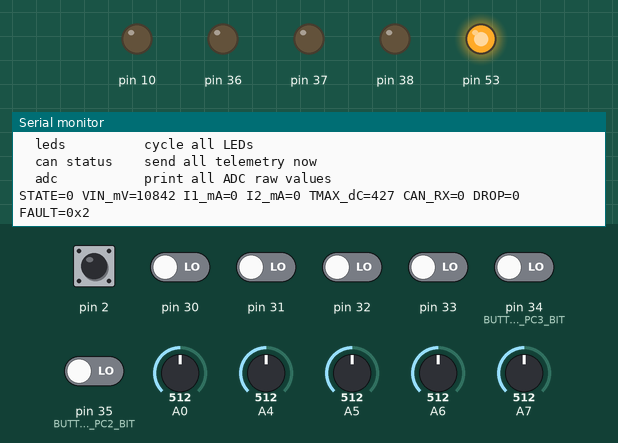
Simulated run of this program. Board: Arduino Mega 2560, built with avr-gcc and run on an emulated ATmega2560. Shown: output pins drawn as LEDs (lit = HIGH), the last lines printed to the serial monitor. Inputs (shaded band) come from the test bench; at power-on: pin 2 HIGH, pin 30–33, pin 34 (BUTTON2_PC3_BIT), pin 35 (BUTTON1_PC2_BIT) LOW, A7 = 512, A0 = 512, A4 = 512, A5 = 512, A6 = 512. Pins used as bus, display or sensor lines are not drawn.

Above: at 1.2 s.
1.3 s: A7 set to 441
At 2.6 s:
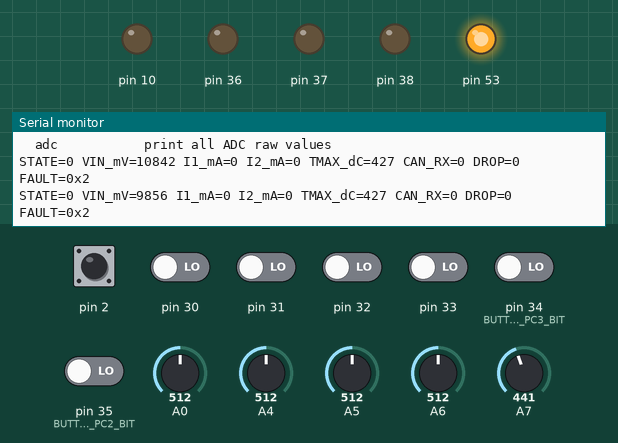
2.8 s: A7 set to 422
At 5.5 s:
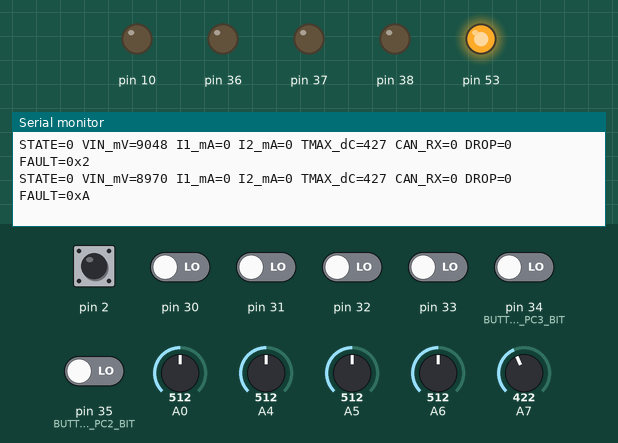
Timing chart, 0 to 7.0 s (numbered marks = the images above; inputs shaded):
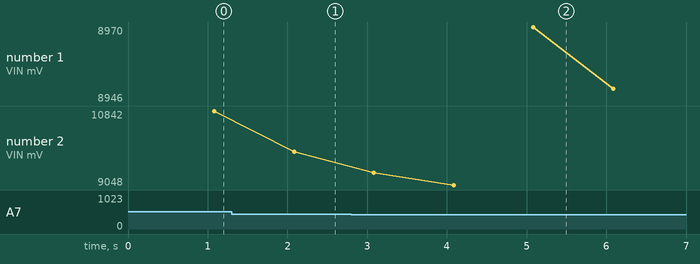

Measured:
- the behaviour switches between 423 and 422 on A7 (found by bisection; images 1 and 2)
- after the input at 1.3 s, the serial monitor: prints a new line after 0.79 s (image 1)
- after the input at 2.8 s, the serial monitor: prints a new line after 1.3 s (image 2)
- plotted number 2: 10842 → 9856 after the input at 1.3 s, 9856 → 9048 after the input at 2.8 s

The program:

main.cpp
```cpp
#include <Arduino.h>
#include "outputs.h"
#include "reset_monitor.h"
#include "uart_debug.h"
#include "adc_driver.h"
#include "buttons.h"
#include "leds.h"
#include "supply_voltage.h"
#include "temperature.h"
#include "efuse.h"
#include "fault_manager.h"
#include "pdm_control.h"
#include "can_driver.h"
#include "can_messages.h"
#include "scheduler.h"
#include "watchdog.h"
#include "hardware_test.h"
#include "test_config.h"

void setup()
{
    ResetMonitor_CaptureEarly();
    Outputs_InitSafe();
    EFuse_Init();
    ResetMonitor_Init();
    UARTDebug_Init();
    UARTDebug_PrintStartupBanner();
    ADC_Init();
    Buttons_Init();
    LEDs_Init();
    SupplyVoltage_Init();
    Temperature_Init();
    FaultManager_Init();
    CANMessages_Init();
    PDMControl_Init();
#if FEATURE_CAN_ENABLED
    if(!CAN_Init()) FaultManager_Latch(SystemFault::CANInitialization);
#endif
    HardwareTest_Init();
    Scheduler_Init();
    Watchdog_Init();
#if FEATURE_WATCHDOG_ENABLED
    Watchdog_Enable();
#endif
}

void loop()
{
    Watchdog_MarkMainLoopAlive();
#if FEATURE_CAN_ENABLED
    CAN_Process();
#endif
#if FEATURE_CAN_ENABLED
    CANMessages_ProcessReceived();
#endif
    HardwareTest_ProcessSerial();
#if !TEST_MODE_ENABLED
    UARTDebug_ProcessInput();
#endif
    Scheduler_Run();
#if FEATURE_WATCHDOG_ENABLED
    Watchdog_ServiceIfHealthy();
#endif
}
```

buttons.h
```cpp
#ifndef BUTTONS_H
#define BUTTONS_H

#include <Arduino.h>

enum class ButtonId : uint8_t
{
    Button1 = 0,
    Button2 = 1,
    Count = 2
};

struct ButtonStatus
{
    bool rawPressed;
    bool debouncedPressed;
    bool pressedEvent;
    bool releasedEvent;
    bool longPressEvent;
    uint16_t heldTimeMs;
};

void Buttons_Init();
void Buttons_Task10ms();
bool Buttons_IsPressed(ButtonId id);
bool Buttons_GetPressedEvent(ButtonId id);
bool Buttons_GetReleasedEvent(ButtonId id);
bool Buttons_GetLongPressEvent(ButtonId id);
uint16_t Buttons_GetHeldTimeMs(ButtonId id);
ButtonStatus Buttons_GetStatus(ButtonId id);
void Buttons_ClearEvents(ButtonId id);
bool Buttons_AnyPressed();

#endif
```

can_messages.h
```cpp
#ifndef CAN_MESSAGES_H
#define CAN_MESSAGES_H

#include <Arduino.h>

struct PDMCommand
{
    bool efuse1Requested;
    bool efuse2Requested;
    bool outputPC0Requested;
    bool outputPC1Requested;
    bool emergencyOffRequested;
    uint8_t rollingCounter;
    uint8_t receivedCRC;
    uint32_t lastValidMessageMs;
    bool valid;
    bool counterValid;
    bool crcValid;
};

struct PDMFaultResetCommand
{
    bool resetEFuse1;
    bool resetEFuse2;
    bool resetSystem;
    uint16_t resetKey;
    bool valid;
};

void CANMessages_Init();
void CANMessages_ProcessReceived();
void CANMessages_Task10ms();
void CANMessages_SendStatus();
void CANMessages_SendCurrents();
void CANMessages_SendSensors();
void CANMessages_SendFaults();
void CANMessages_SendDiagnostics();
const PDMCommand &CANMessages_GetCommand();
bool CANMessages_HasValidCommand();
bool CANMessages_HasTimedOut();
uint32_t CANMessages_GetLastValidCommandTimeMs();
uint8_t CANMessages_GetLastCommandCounter();
uint8_t CANMessages_CalculateCRC8(const uint8_t *data, uint8_t length);
void CANMessages_InvalidateCommand();

#endif
```

efuse.h
```cpp
#ifndef EFUSE_H
#define EFUSE_H

#include <Arduino.h>

enum class EFuseId : uint8_t
{
    Channel1 = 0,
    Channel2 = 1,
    Count = 2
};

enum class EFuseState : uint8_t
{
    Off,
    Starting,
    Running,
    FaultLatched,
    RetryWait,
    TemperatureShutdown,
    CANTimeoutShutdown,
    VoltageShutdown,
    EmergencyShutdown
};

enum class EFuseFault : uint16_t
{
    None                 = 0x0000,
    HardwareFLT          = 0x0001,
    SoftwareOvercurrent  = 0x0002,
    RetryLimitReached    = 0x0004,
    Overtemperature      = 0x0008,
    CANTimeout           = 0x0010,
    SupplyUndervoltage   = 0x0020,
    SupplyOvervoltage    = 0x0040,
    CurrentSensorInvalid = 0x0080,
    EmergencyOff         = 0x0100
};

struct EFuseStatus
{
    bool requestedOn;
    bool outputEnabled;
    bool hardwareFaultActive;
    bool currentValid;
    EFuseState state;
    uint16_t activeFaults;
    uint16_t latchedFaults;
    uint16_t currentMilliamp;
    uint16_t filteredCurrentMilliamp;
    uint16_t peakCurrentMilliamp;
    uint16_t activeCurrentLimitMilliamp;
    uint8_t retryCount;
};

void EFuse_Init();
void EFuse_Task1ms();
void EFuse_Task10ms();
void EFuse_Task100ms();
void EFuse_RequestState(EFuseId id, bool enabled);
void EFuse_SetSystemPermission(EFuseId id, bool permitted);
void EFuse_ForceShutdown(EFuseId id, EFuseFault reason);
void EFuse_ForceAllOff(EFuseFault reason);
bool EFuse_ClearFault(EFuseId id);
void EFuse_ClearPeakCurrent(EFuseId id);
bool EFuse_IsEnabled(EFuseId id);
bool EFuse_IsRequested(EFuseId id);
bool EFuse_HardwareFaultActive(EFuseId id);
bool EFuse_CurrentIsValid(EFuseId id);
uint16_t EFuse_GetCurrentMilliamp(EFuseId id);
uint16_t EFuse_GetFilteredCurrentMilliamp(EFuseId id);
uint16_t EFuse_GetPeakCurrentMilliamp(EFuseId id);
uint16_t EFuse_GetActiveFaults(EFuseId id);
uint16_t EFuse_GetLatchedFaults(EFuseId id);
EFuseState EFuse_GetState(EFuseId id);
EFuseStatus EFuse_GetStatus(EFuseId id);

inline EFuseFault operator|(EFuseFault a, EFuseFault b)
{
    return static_cast<EFuseFault>(
        static_cast<uint16_t>(a) | static_cast<uint16_t>(b));
}

#endif
```

fault_manager.h
```cpp
#ifndef FAULT_MANAGER_H
#define FAULT_MANAGER_H

#include <Arduino.h>

enum class SystemFault : uint16_t
{
    None                 = 0x0000,
    CANInitialization    = 0x0001,
    CANTimeout           = 0x0002,
    CANBusOff            = 0x0004,
    SupplyUndervoltage   = 0x0008,
    SupplyOvervoltage    = 0x0010,
    TemperatureSensor    = 0x0020,
    Overtemperature      = 0x0040,
    ADCFault             = 0x0080,
    SchedulerOverrun     = 0x0100,
    WatchdogReset        = 0x0200,
    ConfigurationInvalid = 0x0400,
    InternalError        = 0x0800,
    EmergencyOff         = 0x1000
};

struct FaultManagerStatus
{
    uint16_t activeSystemFaults;
    uint16_t latchedSystemFaults;
    uint16_t historicalSystemFaults;
    uint8_t faultSequenceCounter;
    uint16_t totalFaultCount;
};

void FaultManager_Init();
void FaultManager_Task10ms();
void FaultManager_Task100ms();
void FaultManager_Task1s();
void FaultManager_SetActive(SystemFault fault);
void FaultManager_ClearActive(SystemFault fault);
void FaultManager_Latch(SystemFault fault);
bool FaultManager_ClearLatched(SystemFault fault);
void FaultManager_ClearAllNonCritical();
bool FaultManager_IsActive(SystemFault fault);
bool FaultManager_IsLatched(SystemFault fault);
bool FaultManager_HasAnyFault();
bool FaultManager_HasCriticalFault();
uint16_t FaultManager_GetActiveFaults();
uint16_t FaultManager_GetLatchedFaults();
uint16_t FaultManager_GetHistoricalFaults();
uint8_t FaultManager_GetSequenceCounter();
uint16_t FaultManager_GetTotalFaultCount();
FaultManagerStatus FaultManager_GetStatus();

inline SystemFault operator|(SystemFault a, SystemFault b)
{
    return static_cast<SystemFault>(
        static_cast<uint16_t>(a) | static_cast<uint16_t>(b));
}

#endif
```

firmware_version.h
```cpp
#ifndef FIRMWARE_VERSION_H
#define FIRMWARE_VERSION_H

#include <Arduino.h>

namespace FirmwareVersion
{
    constexpr uint8_t MAJOR = 1;
    constexpr uint8_t MINOR = 0;
    constexpr uint8_t PATCH = 0;
    constexpr uint8_t HARDWARE_REVISION = 1;
    constexpr const char *NAME = "ATmega1284P Motorsport PDM";
}

#endif
```

hardware_test.h
```cpp
#ifndef HARDWARE_TEST_H
#define HARDWARE_TEST_H

#include <Arduino.h>

void HardwareTest_Init();
void HardwareTest_ProcessSerial();
void HardwareTest_Task100ms();
void HardwareTest_PrintHelp();
void HardwareTest_PrintFullReport();
bool HardwareTest_IsActive();

#endif
```

leds.h
```cpp
#ifndef LEDS_H
#define LEDS_H

#include <Arduino.h>

enum class LEDId : uint8_t
{
    SystemFault = 0,
    EFuse1Fault,
    EFuse2Fault,
    CANStatus,
    ButtonStatus,
    Count
};

enum class LEDPattern : uint8_t
{
    Off,
    Solid,
    SlowFlash,
    FastFlash,
    Pulse
};

void LEDs_Init();
void LEDs_Task10ms();
void LEDs_Task100ms();
void LEDs_SetPattern(LEDId id, LEDPattern pattern);
void LEDs_SetSolid(LEDId id, bool on);
void LEDs_Pulse(LEDId id, uint16_t durationMs);
void LEDs_NotifyCANActivity();
void LEDs_NotifyButtonActivity();
LEDPattern LEDs_GetPattern(LEDId id);

#endif
```

outputs.h
```cpp
#ifndef OUTPUTS_H
#define OUTPUTS_H

#include <Arduino.h>

enum class OutputId : uint8_t
{
    OutputPC0 = 0,
    OutputPC1 = 1,
    Count = 2
};

enum class OutputInhibitReason : uint16_t
{
    None             = 0x0000,
    EmergencyOff     = 0x0001,
    CANTimeout       = 0x0002,
    SystemFault      = 0x0004,
    Overtemperature  = 0x0008,
    Undervoltage     = 0x0010,
    Overvoltage      = 0x0020
};

struct OutputStatus
{
    bool requestedOn;
    bool enabled;
    bool permitted;
    uint16_t inhibitReasons;
};

void Outputs_InitSafe();
void Outputs_Task10ms();
void Outputs_Request(OutputId id, bool enabled);
void Outputs_SetSystemPermission(bool permitted, OutputInhibitReason reason);
void Outputs_ForceOff(OutputId id, OutputInhibitReason reason);
void Outputs_ForceAllOff(OutputInhibitReason reason);
void Outputs_ClearInhibit(OutputInhibitReason reason);
bool Outputs_IsRequested(OutputId id);
bool Outputs_GetState(OutputId id);
uint16_t Outputs_GetInhibitReasons(OutputId id);
OutputStatus Outputs_GetStatus(OutputId id);

inline OutputInhibitReason operator|(OutputInhibitReason a, OutputInhibitReason b)
{
    return static_cast<OutputInhibitReason>(
        static_cast<uint16_t>(a) | static_cast<uint16_t>(b));
}

#endif
```

pdm_control.h
```cpp
#ifndef PDM_CONTROL_H
#define PDM_CONTROL_H

#include <Arduino.h>

enum class PDMState : uint8_t
{
    Startup,
    Standby,
    Operational,
    CANTimeout,
    Undervoltage,
    Overvoltage,
    Overtemperature,
    EmergencyOff,
    CriticalFault
};

struct PDMControlStatus
{
    PDMState state;
    bool canCommandValid;
    bool emergencyOffActive;
    bool voltagePermission;
    bool temperaturePermission;
    bool systemPermission;
    uint8_t aliveCounter;
    uint32_t runtimeSeconds;
};

void PDMControl_Init();
void PDMControl_Task10ms();
void PDMControl_Task100ms();
void PDMControl_Task1s();
void PDMControl_EmergencyShutdown();
bool PDMControl_RequestFaultReset();
PDMState PDMControl_GetState();
bool PDMControl_AllowsOutputs();
bool PDMControl_IsEmergencyOffActive();
uint8_t PDMControl_GetAliveCounter();
uint32_t PDMControl_GetRuntimeSeconds();
PDMControlStatus PDMControl_GetStatus();

#endif
```

reset_monitor.h
```cpp
#ifndef RESET_MONITOR_H
#define RESET_MONITOR_H

#include <Arduino.h>

enum class ResetCause : uint8_t
{
    None        = 0x00,
    PowerOn     = 0x01,
    External    = 0x02,
    BrownOut    = 0x04,
    Watchdog    = 0x08,
    JTAG        = 0x10,
    Unknown     = 0x80
};

void ResetMonitor_CaptureEarly();
void ResetMonitor_Init();
void ResetMonitor_Task1s();
ResetCause ResetMonitor_GetCause();
uint8_t ResetMonitor_GetRawMCUSR();
bool ResetMonitor_WasWatchdogReset();
bool ResetMonitor_WasBrownOutReset();
const char *ResetMonitor_GetCauseText();

#endif
```

scheduler.h
```cpp
#ifndef SCHEDULER_H
#define SCHEDULER_H

#include <Arduino.h>

struct SchedulerStatistics
{
    uint32_t task1msCount;
    uint32_t task10msCount;
    uint32_t task100msCount;
    uint32_t task1sCount;
    uint16_t task1msMaxDurationUs;
    uint16_t task10msMaxDurationUs;
    uint16_t task100msMaxDurationUs;
    uint16_t task1sMaxDurationUs;
    uint16_t overrunCount;
};

void Scheduler_Init();
void Scheduler_Run();
void Scheduler_Task1ms();
void Scheduler_Task10ms();
void Scheduler_Task100ms();
void Scheduler_Task1s();
bool Scheduler_IsHealthy();
bool Scheduler_HasTask1msRunRecently();
bool Scheduler_HasTask10msRunRecently();
bool Scheduler_HasTask100msRunRecently();
uint16_t Scheduler_GetOverrunCount();
SchedulerStatistics Scheduler_GetStatistics();
void Scheduler_ClearStatistics();

#endif
```

supply_voltage.h
```cpp
#ifndef SUPPLY_VOLTAGE_H
#define SUPPLY_VOLTAGE_H

#include <Arduino.h>

enum class SupplyVoltageState : uint8_t
{
    Unknown,
    Normal,
    Undervoltage,
    Overvoltage,
    SensorFault
};

void SupplyVoltage_Init();
void SupplyVoltage_Task10ms();
void SupplyVoltage_Task100ms();
uint16_t SupplyVoltage_GetRawADC();
uint16_t SupplyVoltage_GetMillivolts();
uint16_t SupplyVoltage_GetFilteredMillivolts();
SupplyVoltageState SupplyVoltage_GetState();
bool SupplyVoltage_IsValid();
bool SupplyVoltage_IsUndervoltage();
bool SupplyVoltage_IsOvervoltage();
bool SupplyVoltage_AllowsOutputs();

#endif
```

temperature.h
```cpp
#ifndef TEMPERATURE_H
#define TEMPERATURE_H

#include <Arduino.h>

enum class TemperatureSensorId : uint8_t
{
    Sensor1 = 0,
    Sensor2 = 1,
    Sensor3 = 2,
    Count = 3
};

enum class TemperatureSensorFault : uint8_t
{
    None = 0x00,
    ShortToGround = 0x01,
    OpenCircuit = 0x02,
    Implausible = 0x04
};

struct TemperatureSensorStatus
{
    uint16_t rawADC;
    uint32_t resistanceOhm;
    int16_t temperatureDeciC;
    bool valid;
    TemperatureSensorFault fault;
};

void Temperature_Init();
void Temperature_Task100ms();
int16_t Temperature_GetDeciCelsius(TemperatureSensorId id);
int16_t Temperature_GetMaximumDeciCelsius();
uint32_t Temperature_GetResistanceOhm(TemperatureSensorId id);
uint16_t Temperature_GetRawADC(TemperatureSensorId id);
bool Temperature_IsValid(TemperatureSensorId id);
bool Temperature_AreAllSensorsValid();
bool Temperature_HasWarning();
bool Temperature_RequiresShutdown();
uint8_t Temperature_GetValidityMask();
TemperatureSensorFault Temperature_GetFault(TemperatureSensorId id);
TemperatureSensorStatus Temperature_GetStatus(TemperatureSensorId id);

#endif
```

uart_debug.h
```cpp
#ifndef UART_DEBUG_H
#define UART_DEBUG_H

#include <Arduino.h>

void UARTDebug_Init();
void UARTDebug_Task1s();
void UARTDebug_PrintStartupBanner();
void UARTDebug_PrintSummary();
void UARTDebug_ProcessInput();
void UARTDebug_Print(const char *text);
void UARTDebug_Println(const char *text);
void UARTDebug_PrintHex16(const char *label, uint16_t value);
void UARTDebug_PrintValue(const char *label, int32_t value, const char *unit);
bool UARTDebug_IsEnabled();

#if !defined(PDM_DEBUG_ENABLED)
#define PDM_DEBUG_ENABLED 0
#endif

#endif
```

watchdog.h
```cpp
#ifndef WATCHDOG_H
#define WATCHDOG_H

#include <Arduino.h>

void Watchdog_Init();
void Watchdog_Enable();
void Watchdog_Disable();
void Watchdog_MarkMainLoopAlive();
void Watchdog_MarkTask1msAlive();
void Watchdog_MarkTask10msAlive();
void Watchdog_MarkTask100msAlive();
void Watchdog_ServiceIfHealthy();
bool Watchdog_IsSoftwareHealthy();
uint32_t Watchdog_GetServiceCount();

#endif
```

buttons.cpp
```cpp
#include "buttons.h"
#include "board_config.h"
#include "pdm_settings.h"
#include "leds.h"
#include <avr/io.h>

namespace
{
    struct Internal { ButtonStatus s; uint8_t stable; bool longSent; };
    Internal b[2] = {};
    bool raw(uint8_t i)
    {
        uint8_t bit = i==0 ? Board::BUTTON1_PC2_BIT : Board::BUTTON2_PC3_BIT;
        bool high = (PINC & _BV(bit)) != 0;
        return Board::BUTTONS_ACTIVE_LOW ? !high : high;
    }
}
void Buttons_Init()
{
    DDRC &= static_cast<uint8_t>(~(_BV(Board::BUTTON1_PC2_BIT)|_BV(Board::BUTTON2_PC3_BIT)));
    PORTC &= static_cast<uint8_t>(~(_BV(Board::BUTTON1_PC2_BIT)|_BV(Board::BUTTON2_PC3_BIT))); // external pull-ups
    b[0]={}; b[1]={};
}
void Buttons_Task10ms()
{
    for(uint8_t i=0;i<2;++i)
    {
        Internal &x=b[i]; bool r=raw(i); x.s.rawPressed=r;
        if(r==x.s.debouncedPressed) x.stable=0;
        else if(++x.stable>=Settings::BUTTON_DEBOUNCE_COUNT)
        {
            x.stable=0; x.s.debouncedPressed=r;
            if(r){x.s.pressedEvent=true; x.s.heldTimeMs=0; x.longSent=false; LEDs_NotifyButtonActivity();}
            else{x.s.releasedEvent=true; x.s.heldTimeMs=0; x.longSent=false;}
        }
        if(x.s.debouncedPressed)
        {
            if(x.s.heldTimeMs <= 60000-Settings::BUTTON_SAMPLE_PERIOD_MS) x.s.heldTimeMs += Settings::BUTTON_SAMPLE_PERIOD_MS;
            if(!x.longSent && x.s.heldTimeMs>=Settings::BUTTON_LONG_PRESS_MS){x.s.longPressEvent=true;x.longSent=true;}
        }
    }
}
static Internal& get(ButtonId id){return b[static_cast<uint8_t>(id)];}
bool Buttons_IsPressed(ButtonId id){return get(id).s.debouncedPressed;}
bool Buttons_GetPressedEvent(ButtonId id){bool v=get(id).s.pressedEvent;get(id).s.pressedEvent=false;return v;}
bool Buttons_GetReleasedEvent(ButtonId id){bool v=get(id).s.releasedEvent;get(id).s.releasedEvent=false;return v;}
bool Buttons_GetLongPressEvent(ButtonId id){bool v=get(id).s.longPressEvent;get(id).s.longPressEvent=false;return v;}
uint16_t Buttons_GetHeldTimeMs(ButtonId id){return get(id).s.heldTimeMs;}
ButtonStatus Buttons_GetStatus(ButtonId id){return get(id).s;}
void Buttons_ClearEvents(ButtonId id){get(id).s.pressedEvent=get(id).s.releasedEvent=get(id).s.longPressEvent=false;}
bool Buttons_AnyPressed(){return b[0].s.debouncedPressed||b[1].s.debouncedPressed;}
```

reset_monitor.cpp
```cpp
#include "reset_monitor.h"
#include <avr/io.h>
#include <avr/wdt.h>

namespace { uint8_t raw=0; ResetCause cause=ResetCause::None; }
void ResetMonitor_CaptureEarly(){raw=MCUSR;MCUSR=0;wdt_disable();}
void ResetMonitor_Init(){if(raw&_BV(WDRF))cause=ResetCause::Watchdog;else if(raw&_BV(BORF))cause=ResetCause::BrownOut;else if(raw&_BV(EXTRF))cause=ResetCause::External;else if(raw&_BV(PORF))cause=ResetCause::PowerOn;else if(raw&_BV(JTRF))cause=ResetCause::JTAG;else cause=raw?ResetCause::Unknown:ResetCause::None;}
void ResetMonitor_Task1s(){}
ResetCause ResetMonitor_GetCause(){return cause;}
uint8_t ResetMonitor_GetRawMCUSR(){return raw;}
bool ResetMonitor_WasWatchdogReset(){return cause==ResetCause::Watchdog;}
bool ResetMonitor_WasBrownOutReset(){return cause==ResetCause::BrownOut;}
const char*ResetMonitor_GetCauseText(){switch(cause){case ResetCause::PowerOn:return"Power-on";case ResetCause::External:return"External";case ResetCause::BrownOut:return"Brown-out";case ResetCause::Watchdog:return"Watchdog";case ResetCause::JTAG:return"JTAG";case ResetCause::None:return"None";default:return"Unknown";}}
```

Source omitted: pdm_dbc.h (47760 bytes), can_messages.cpp (7611 bytes), efuse.cpp (6579 bytes), fault_manager.cpp (3243 bytes), pdm_dbc.c (25458 bytes), hardware_test.cpp (8351 bytes), leds.cpp (1876 bytes), outputs.cpp (2312 bytes), pdm_control.cpp (3409 bytes), scheduler.cpp (3379 bytes), supply_voltage.cpp (1930 bytes), temperature.cpp (2835 bytes) and 9 more
